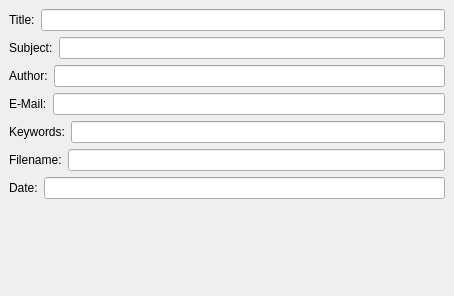
<ui version="4.0" >
 <class>Form</class>
 <widget class="QWidget" name="Form" >
  <property name="geometry" >
   <rect>
    <x>0</x>
    <y>0</y>
    <width>454</width>
    <height>296</height>
   </rect>
  </property>
  <property name="windowTitle" >
   <string>Form</string>
  </property>
  <layout class="QHBoxLayout" >
   <property name="margin" >
    <number>9</number>
   </property>
   <property name="spacing" >
    <number>6</number>
   </property>
   <item>
    <layout class="QVBoxLayout" >
     <property name="margin" >
      <number>0</number>
     </property>
     <property name="spacing" >
      <number>6</number>
     </property>
     <item>
      <layout class="QHBoxLayout" >
       <property name="margin" >
        <number>0</number>
       </property>
       <property name="spacing" >
        <number>6</number>
       </property>
       <item>
        <widget class="QLabel" name="label_2" >
         <property name="text" >
          <string>Title:</string>
         </property>
        </widget>
       </item>
       <item>
        <widget class="QLineEdit" name="Title" >
         <property name="sizePolicy" >
          <sizepolicy>
           <hsizetype>7</hsizetype>
           <vsizetype>0</vsizetype>
           <horstretch>1</horstretch>
           <verstretch>0</verstretch>
          </sizepolicy>
         </property>
        </widget>
       </item>
      </layout>
     </item>
     <item>
      <layout class="QHBoxLayout" >
       <property name="margin" >
        <number>0</number>
       </property>
       <property name="spacing" >
        <number>6</number>
       </property>
       <item>
        <widget class="QLabel" name="label_6" >
         <property name="text" >
          <string>Subject:</string>
         </property>
        </widget>
       </item>
       <item>
        <widget class="QLineEdit" name="Subject" >
         <property name="sizePolicy" >
          <sizepolicy>
           <hsizetype>7</hsizetype>
           <vsizetype>0</vsizetype>
           <horstretch>1</horstretch>
           <verstretch>0</verstretch>
          </sizepolicy>
         </property>
        </widget>
       </item>
      </layout>
     </item>
     <item>
      <layout class="QHBoxLayout" >
       <property name="margin" >
        <number>0</number>
       </property>
       <property name="spacing" >
        <number>6</number>
       </property>
       <item>
        <widget class="QLabel" name="label" >
         <property name="text" >
          <string>Author:</string>
         </property>
        </widget>
       </item>
       <item>
        <widget class="QLineEdit" name="Author" >
         <property name="sizePolicy" >
          <sizepolicy>
           <hsizetype>7</hsizetype>
           <vsizetype>0</vsizetype>
           <horstretch>1</horstretch>
           <verstretch>0</verstretch>
          </sizepolicy>
         </property>
        </widget>
       </item>
      </layout>
     </item>
     <item>
      <layout class="QHBoxLayout" >
       <property name="margin" >
        <number>0</number>
       </property>
       <property name="spacing" >
        <number>6</number>
       </property>
       <item>
        <widget class="QLabel" name="label_7" >
         <property name="text" >
          <string>E-Mail:</string>
         </property>
        </widget>
       </item>
       <item>
        <widget class="QLineEdit" name="EMail" >
         <property name="sizePolicy" >
          <sizepolicy>
           <hsizetype>7</hsizetype>
           <vsizetype>0</vsizetype>
           <horstretch>1</horstretch>
           <verstretch>0</verstretch>
          </sizepolicy>
         </property>
        </widget>
       </item>
      </layout>
     </item>
     <item>
      <layout class="QHBoxLayout" >
       <property name="margin" >
        <number>0</number>
       </property>
       <property name="spacing" >
        <number>6</number>
       </property>
       <item>
        <widget class="QLabel" name="label_3" >
         <property name="text" >
          <string>Keywords:</string>
         </property>
        </widget>
       </item>
       <item>
        <widget class="QLineEdit" name="Keywords" >
         <property name="sizePolicy" >
          <sizepolicy>
           <hsizetype>7</hsizetype>
           <vsizetype>0</vsizetype>
           <horstretch>1</horstretch>
           <verstretch>0</verstretch>
          </sizepolicy>
         </property>
        </widget>
       </item>
      </layout>
     </item>
     <item>
      <layout class="QHBoxLayout" >
       <property name="margin" >
        <number>0</number>
       </property>
       <property name="spacing" >
        <number>6</number>
       </property>
       <item>
        <widget class="QLabel" name="label_4" >
         <property name="text" >
          <string>Filename:</string>
         </property>
        </widget>
       </item>
       <item>
        <widget class="QLineEdit" name="Filename" >
         <property name="sizePolicy" >
          <sizepolicy>
           <hsizetype>7</hsizetype>
           <vsizetype>0</vsizetype>
           <horstretch>1</horstretch>
           <verstretch>0</verstretch>
          </sizepolicy>
         </property>
        </widget>
       </item>
      </layout>
     </item>
     <item>
      <layout class="QHBoxLayout" >
       <property name="margin" >
        <number>0</number>
       </property>
       <property name="spacing" >
        <number>6</number>
       </property>
       <item>
        <widget class="QLabel" name="label_5" >
         <property name="text" >
          <string>Date:</string>
         </property>
        </widget>
       </item>
       <item>
        <widget class="QLineEdit" name="Date" >
         <property name="sizePolicy" >
          <sizepolicy>
           <hsizetype>7</hsizetype>
           <vsizetype>0</vsizetype>
           <horstretch>1</horstretch>
           <verstretch>0</verstretch>
          </sizepolicy>
         </property>
        </widget>
       </item>
      </layout>
     </item>
     <item>
      <spacer>
       <property name="orientation" >
        <enum>Qt::Vertical</enum>
       </property>
       <property name="sizeHint" >
        <size>
         <width>406</width>
         <height>16</height>
        </size>
       </property>
      </spacer>
     </item>
    </layout>
   </item>
  </layout>
 </widget>
 <resources/>
 <connections/>
</ui>
